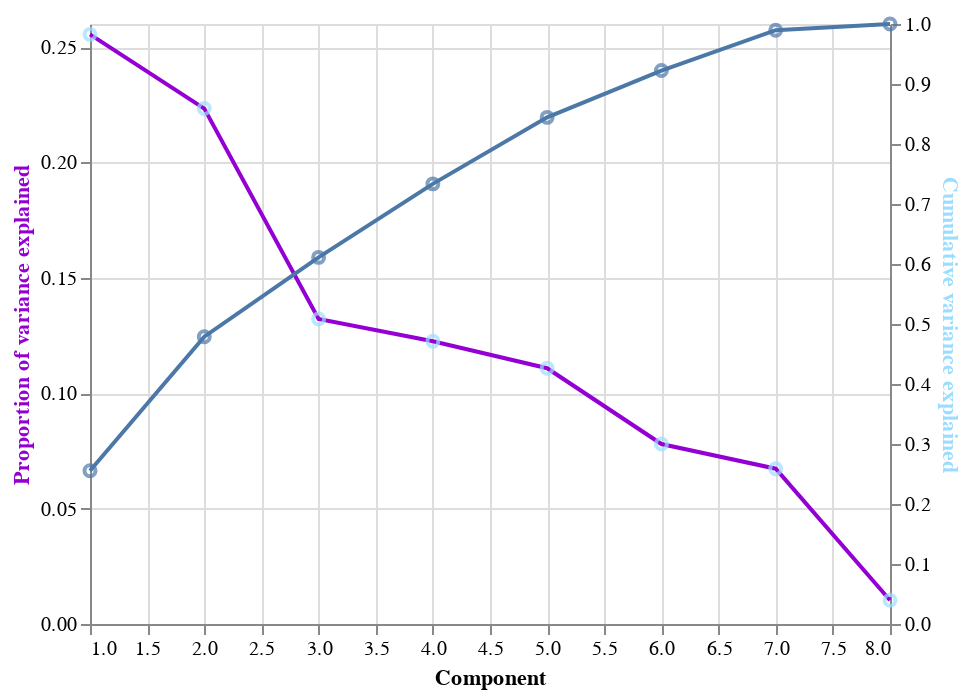

Source (notebook cell):
### Markdown cell above
#### (iv) Plot the variance explained by each PC.

Use `pcvars` to construct a dual-axis plot showing the proportion of variance explained (left y axis) and cumulative variance explained (right y axis) as a function of component number (x axis), with points indicating the variance ratios and lines connecting the points. 

Follow these steps:

1. Construct a base chart that encodes only `Component` on the `X` channel. Store this as `base`.
2. Make a base layer for the proportion of variance explained that modifies `base` by encoding `Proportion of variance explained` on the `Y` channel. Store the result as `prop_var_base`.
    + Give the `Y` axis title a distinct color of your choosing via `alt.Y(..., axis = alt.Axis(titleColor = ...))`.


3. Make a base layer for the cumulative variance explained that modifies `base` by endocing `Cumulative variance explained` on the `Y` channel. Store the result as `cum_var_base`.
    + Give the `Y` axis title another distinct color of your choosing via `alt.Y(..., axis = alt.Axis(titleColor = ...))`.


4. Create a plot layer for the proportion of variance explained by combining points (`prop_var_base.mark_point()`) with lines (`prop_var_base.mark_line()`). Store the result as `cum_var`.
    + Apply the color you chose for the axis title to the points and lines.


5. Repeat the previous step for the cumulative variance explained.
    + Apply the color you chose for the axis title to the points and lines.


6. Layer the plots together using `alt.layer(l1, l2).resolve_scale(y = 'independent')`.

### Code cell
# encode component axis only as base layer
base = alt.Chart(pcvars).encode(
    x = 'Component')

# make a base layer for the proportion of variance explained
prop_var_base = base.encode(
    y = alt.Y('Proportion of variance explained',
              axis = alt.Axis(titleColor = '#9400d3'))
)

# make a base layer for the cumulative variance explained
cum_var_base = base.encode(
    y = alt.Y('Cumulative variance explained', axis = alt.Axis(titleColor = '#9bddff'))
)

# add points and lines to each base layer
prop_var = prop_var_base.mark_line(stroke = '#9400d3') + prop_var_base.mark_point(color = '#9bddff') 
cum_var = cum_var_base.mark_line() + cum_var_base.mark_point()

# layer the layers
variance_plot = alt.layer(prop_var, cum_var).resolve_scale(y = 'independent') 
# print
variance_plot

### Figure 1 — Vega-Lite specification as saved in the notebook (floating-point values rounded to 4 significant figures)
{"config": {"view": {"continuousWidth": 400, "continuousHeight": 300}}, "layer": [{"layer": [{"mark": {"type": "line", "stroke": "#9400d3"}, "encoding": {"x": {"type": "quantitative", "field": "Component"}, "y": {"type": "quantitative", "axis": {"titleColor": "#9400d3"}, "field": "Proportion of variance explained"}}}, {"mark": {"type": "point", "color": "#9bddff"}, "encoding": {"x": {"type": "quantitative", "field": "Component"}, "y": {"type": "quantitative", "axis": {"titleColor": "#9400d3"}, "field": "Proportion of variance explained"}}}]}, {"layer": [{"mark": "line", "encoding": {"x": {"type": "quantitative", "field": "Component"}, "y": {"type": "quantitative", "axis": {"titleColor": "#9bddff"}, "field": "Cumulative variance explained"}}}, {"mark": "point", "encoding": {"x": {"type": "quantitative", "field": "Component"}, "y": {"type": "quantitative", "axis": {"titleColor": "#9bddff"}, "field": "Cumulative variance explained"}}}]}], "data": {"name": "data-f6471eb8a1adea82ccc566030d71fec3"}, "resolve": {"scale": {"y": "independent"}}, "$schema": "https://vega.github.io/schema/vega-lite/v4.0.2.json", "datasets": {"data-f6471eb8a1adea82ccc566030d71fec3": [{"Proportion of variance explained": 0.2555, "Component": 1, "Cumulative variance explained": 0.2555}, {"Proportion of variance explained": 0.2234, "Component": 2, "Cumulative variance explained": 0.4789}, {"Proportion of variance explained": 0.1321, "Component": 3, "Cumulative variance explained": 0.611}, {"Proportion of variance explained": 0.1225, "Component": 4, "Cumulative variance explained": 0.7336}, {"Proportion of variance explained": 0.1108, "Component": 5, "Cumulative variance explained": 0.8444}, {"Proportion of variance explained": 0.07799, "Component": 6, "Cumulative variance explained": 0.9224}, {"Proportion of variance explained": 0.0673, "Component": 7, "Cumulative variance explained": 0.9897}, {"Proportion of variance explained": 0.01032, "Component": 8, "Cumulative variance explained": 1.0}]}}
